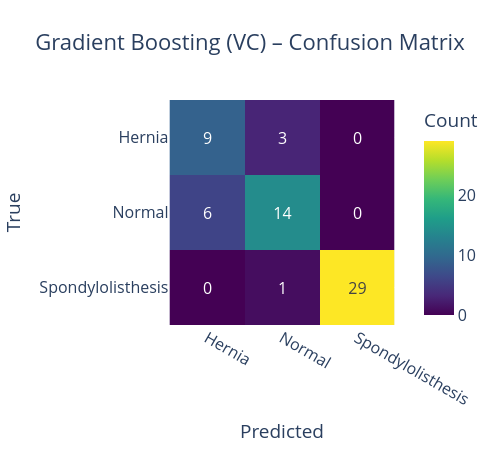
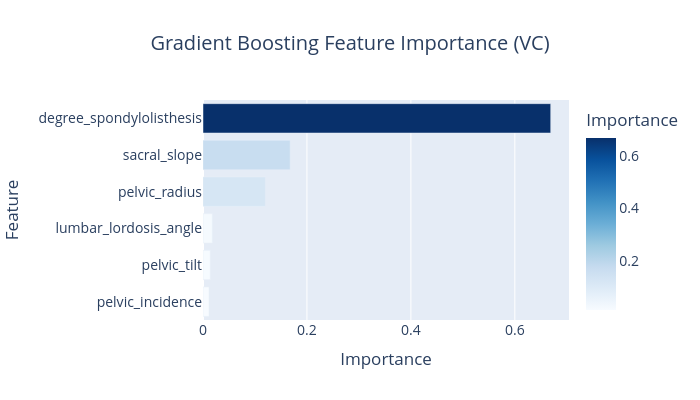

The notebook cell these images were saved under, in order:
### Markdown cell above
## 1.3 Gradient Boosting (Boosting)

Gradient Boosting builds trees sequentially, each correcting the previous errors.

### Code cell
# %% Gradient Boosting
gb_vc = GradientBoostingClassifier(n_estimators=10, random_state=42)
gb_vc.fit(X_train_vc, y_train_vc)
acc_gb, f1_gb = evaluate_model(gb_vc, X_test_vc, y_test_vc, 'Gradient Boosting (VC)')

# Feature importance
plot_feature_importance(gb_vc.feature_importances_, X_vc.columns, 'Gradient Boosting Feature Importance (VC)')

# Cross-validation score
cv_scores_gb = cross_val_score(gb_vc, X_vc_scaled, y_vc, cv=5, scoring='accuracy')
print(f"Gradient Boosting CV Accuracy: {cv_scores_gb.mean():.4f} (±{cv_scores_gb.std():.4f})")

### Figure 1 — Plotly figure (JSON) as saved in the notebook; plotly's stock layout.template omitted (floating-point values rounded to 4 significant figures)
{"data": [{"coloraxis": "coloraxis", "hovertemplate": "Predicted: %{x}<br>True: %{y}<br>Count: %{z}<extra></extra>", "name": "0", "texttemplate": "%{z}", "type": "heatmap", "x": ["Hernia", "Normal", "Spondylolisthesis"], "xaxis": "x", "y": ["Hernia", "Normal", "Spondylolisthesis"], "yaxis": "y", "z": [[9, 3, 0], [6, 14, 0], [0, 1, 29]]}], "layout": {"coloraxis": {"autocolorscale": false, "colorbar": {"title": {"text": "Count"}}, "colorscale": [[0, "#440154"], [0.1111, "#482878"], [0.2222, "#3e4989"], [0.3333, "#31688e"], [0.4444, "#26828e"], [0.5556, "#1f9e89"], [0.6667, "#35b779"], [0.7778, "#6ece58"], [0.8889, "#b5de2b"], [1, "#fde725"]]}, "font": {"size": 16}, "height": 450, "title": {"text": "Gradient Boosting (VC) – Confusion Matrix", "x": 0.5}, "width": 500, "xaxis": {"anchor": "y", "constrain": "domain", "domain": [0, 1], "scaleanchor": "y", "title": {"text": "Predicted"}}, "yaxis": {"anchor": "x", "autorange": "reversed", "constrain": "domain", "domain": [0, 1], "title": {"text": "True"}}}}

### Figure 2 — Plotly figure (JSON) as saved in the notebook; plotly's stock layout.template omitted (floating-point values rounded to 4 significant figures)
{"data": [{"hovertemplate": "Importance=%{marker.color}<br>Feature=%{y}<extra></extra>", "legendgroup": "", "marker": {"color": [0.0116, 0.014, 0.01794, 0.1198, 0.1676, 0.669], "coloraxis": "coloraxis", "pattern": {"shape": ""}}, "name": "", "orientation": "h", "showlegend": false, "textposition": "auto", "type": "bar", "x": [0.0116, 0.014, 0.01794, 0.1198, 0.1676, 0.669], "xaxis": "x", "y": ["pelvic_incidence", "pelvic_tilt", "lumbar_lordosis_angle", "pelvic_radius", "sacral_slope", "degree_spondylolisthesis"], "yaxis": "y"}], "layout": {"barmode": "relative", "coloraxis": {"autocolorscale": false, "colorbar": {"title": {"text": "Importance"}}, "colorscale": [[0, "rgb(247,251,255)"], [0.125, "rgb(222,235,247)"], [0.25, "rgb(198,219,239)"], [0.375, "rgb(158,202,225)"], [0.5, "rgb(107,174,214)"], [0.625, "rgb(66,146,198)"], [0.75, "rgb(33,113,181)"], [0.875, "rgb(8,81,156)"], [1, "rgb(8,48,107)"]]}, "font": {"size": 14}, "height": 400, "legend": {"tracegroupgap": 0}, "title": {"text": "Gradient Boosting Feature Importance (VC)", "x": 0.5}, "width": 700, "xaxis": {"anchor": "y", "domain": [0, 1], "title": {"text": "Importance"}}, "yaxis": {"anchor": "x", "domain": [0, 1], "title": {"text": "Feature"}}}}
